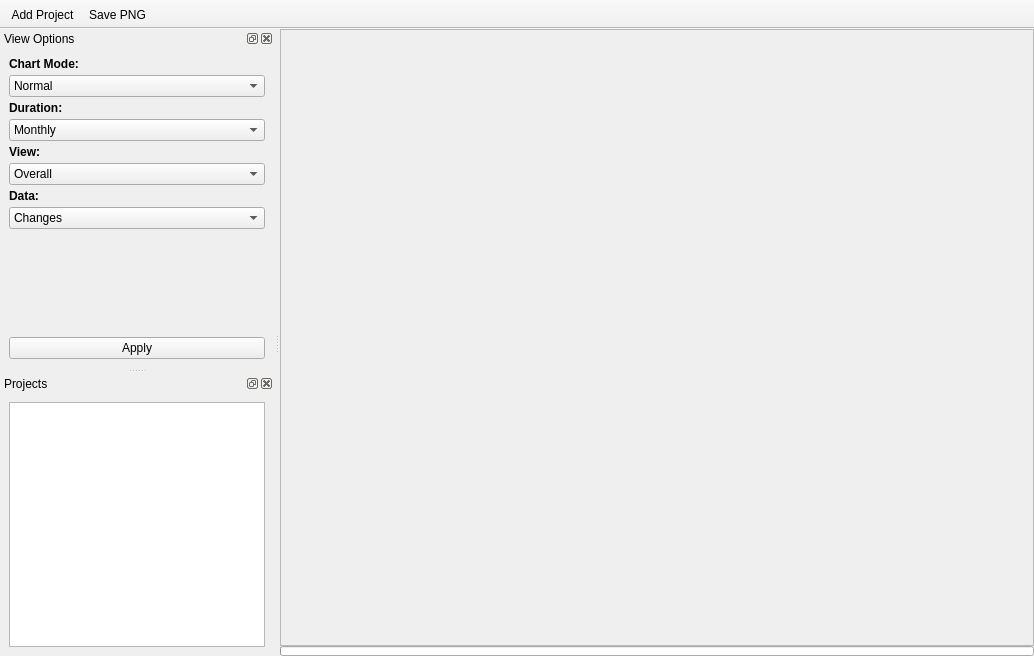
<?xml version="1.0" encoding="UTF-8"?>
<ui version="4.0">
 <class>MainWindow</class>
 <widget class="QMainWindow" name="MainWindow">
  <property name="geometry">
   <rect>
    <x>0</x>
    <y>0</y>
    <width>1034</width>
    <height>656</height>
   </rect>
  </property>
  <property name="windowTitle">
   <string>Git char drawer</string>
  </property>
  <widget class="QWidget" name="centralwidget">
   <layout class="QVBoxLayout" name="verticalLayout_2">
    <property name="spacing">
     <number>0</number>
    </property>
    <property name="leftMargin">
     <number>0</number>
    </property>
    <property name="topMargin">
     <number>0</number>
    </property>
    <property name="rightMargin">
     <number>0</number>
    </property>
    <property name="bottomMargin">
     <number>0</number>
    </property>
    <item>
     <widget class="QScrollArea" name="scrollArea">
      <property name="widgetResizable">
       <bool>true</bool>
      </property>
      <widget class="QWidget" name="scrollAreaWidgetContents">
       <property name="geometry">
        <rect>
         <x>0</x>
         <y>0</y>
         <width>745</width>
         <height>566</height>
        </rect>
       </property>
       <layout class="QVBoxLayout" name="verticalLayout_4">
        <property name="leftMargin">
         <number>0</number>
        </property>
        <property name="topMargin">
         <number>0</number>
        </property>
        <property name="rightMargin">
         <number>0</number>
        </property>
        <property name="bottomMargin">
         <number>0</number>
        </property>
        <item>
         <widget class="CommitChartWidget" name="chart" native="true"/>
        </item>
       </layout>
      </widget>
     </widget>
    </item>
    <item>
     <widget class="QWidget" name="widget_2" native="true">
      <property name="minimumSize">
       <size>
        <width>0</width>
        <height>10</height>
       </size>
      </property>
      <property name="maximumSize">
       <size>
        <width>16777215</width>
        <height>10</height>
       </size>
      </property>
      <layout class="QVBoxLayout" name="verticalLayout">
       <property name="leftMargin">
        <number>0</number>
       </property>
       <property name="topMargin">
        <number>0</number>
       </property>
       <property name="rightMargin">
        <number>0</number>
       </property>
       <property name="bottomMargin">
        <number>0</number>
       </property>
       <item>
        <widget class="QProgressBar" name="progressBar">
         <property name="value">
          <number>0</number>
         </property>
         <property name="textVisible">
          <bool>false</bool>
         </property>
        </widget>
       </item>
      </layout>
     </widget>
    </item>
   </layout>
  </widget>
  <widget class="QMenuBar" name="menubar">
   <property name="geometry">
    <rect>
     <x>0</x>
     <y>0</y>
     <width>1034</width>
     <height>28</height>
    </rect>
   </property>
  </widget>
  <widget class="QToolBar" name="toolBar">
   <property name="windowTitle">
    <string>toolBar</string>
   </property>
   <property name="movable">
    <bool>false</bool>
   </property>
   <property name="allowedAreas">
    <set>Qt::TopToolBarArea</set>
   </property>
   <property name="toolButtonStyle">
    <enum>Qt::ToolButtonTextBesideIcon</enum>
   </property>
   <attribute name="toolBarArea">
    <enum>TopToolBarArea</enum>
   </attribute>
   <attribute name="toolBarBreak">
    <bool>false</bool>
   </attribute>
   <addaction name="actionAddProject"/>
   <addaction name="actionSave"/>
  </widget>
  <widget class="QDockWidget" name="viewOptionsDock">
   <property name="minimumSize">
    <size>
     <width>200</width>
     <height>177</height>
    </size>
   </property>
   <property name="windowTitle">
    <string>View Options</string>
   </property>
   <attribute name="dockWidgetArea">
    <number>1</number>
   </attribute>
   <widget class="QWidget" name="dockWidgetContents">
    <layout class="QVBoxLayout" name="verticalLayout_3">
     <property name="spacing">
      <number>4</number>
     </property>
     <item>
      <widget class="QScrollArea" name="scrollArea_2">
       <property name="frameShape">
        <enum>QFrame::NoFrame</enum>
       </property>
       <property name="frameShadow">
        <enum>QFrame::Plain</enum>
       </property>
       <property name="widgetResizable">
        <bool>true</bool>
       </property>
       <widget class="QWidget" name="scrollAreaWidgetContents_2">
        <property name="geometry">
         <rect>
          <x>0</x>
          <y>0</y>
          <width>256</width>
          <height>268</height>
         </rect>
        </property>
        <layout class="QVBoxLayout" name="verticalLayout_6">
         <property name="spacing">
          <number>4</number>
         </property>
         <property name="leftMargin">
          <number>0</number>
         </property>
         <property name="topMargin">
          <number>0</number>
         </property>
         <property name="rightMargin">
          <number>0</number>
         </property>
         <property name="bottomMargin">
          <number>0</number>
         </property>
         <item>
          <widget class="QLabel" name="label_6">
           <property name="font">
            <font>
             <weight>75</weight>
             <bold>true</bold>
            </font>
           </property>
           <property name="text">
            <string>Chart Mode:</string>
           </property>
          </widget>
         </item>
         <item>
          <widget class="QComboBox" name="chartMode">
           <item>
            <property name="text">
             <string>Normal</string>
            </property>
           </item>
           <item>
            <property name="text">
             <string>Curve</string>
            </property>
           </item>
          </widget>
         </item>
         <item>
          <widget class="QLabel" name="label_3">
           <property name="font">
            <font>
             <weight>75</weight>
             <bold>true</bold>
            </font>
           </property>
           <property name="text">
            <string>Duration:</string>
           </property>
          </widget>
         </item>
         <item>
          <widget class="QComboBox" name="duration">
           <property name="currentIndex">
            <number>2</number>
           </property>
           <item>
            <property name="text">
             <string>Daily</string>
            </property>
           </item>
           <item>
            <property name="text">
             <string>Weekly</string>
            </property>
           </item>
           <item>
            <property name="text">
             <string>Monthly</string>
            </property>
           </item>
           <item>
            <property name="text">
             <string>Yearly</string>
            </property>
           </item>
          </widget>
         </item>
         <item>
          <widget class="QLabel" name="label_4">
           <property name="font">
            <font>
             <weight>75</weight>
             <bold>true</bold>
            </font>
           </property>
           <property name="text">
            <string>View:</string>
           </property>
          </widget>
         </item>
         <item>
          <widget class="QComboBox" name="view">
           <item>
            <property name="text">
             <string>Overall</string>
            </property>
           </item>
           <item>
            <property name="text">
             <string>Commiter</string>
            </property>
           </item>
          </widget>
         </item>
         <item>
          <widget class="QLabel" name="label_5">
           <property name="font">
            <font>
             <weight>75</weight>
             <bold>true</bold>
            </font>
           </property>
           <property name="text">
            <string>Data:</string>
           </property>
          </widget>
         </item>
         <item>
          <widget class="QComboBox" name="data">
           <item>
            <property name="text">
             <string>Changes</string>
            </property>
           </item>
           <item>
            <property name="text">
             <string>Files</string>
            </property>
           </item>
          </widget>
         </item>
         <item>
          <spacer name="verticalSpacer">
           <property name="orientation">
            <enum>Qt::Vertical</enum>
           </property>
           <property name="sizeHint" stdset="0">
            <size>
             <width>20</width>
             <height>40</height>
            </size>
           </property>
          </spacer>
         </item>
        </layout>
       </widget>
      </widget>
     </item>
     <item>
      <widget class="QPushButton" name="applyBtn">
       <property name="text">
        <string>Apply</string>
       </property>
      </widget>
     </item>
    </layout>
   </widget>
  </widget>
  <widget class="QDockWidget" name="projectsDock">
   <property name="windowTitle">
    <string>Projects</string>
   </property>
   <attribute name="dockWidgetArea">
    <number>1</number>
   </attribute>
   <widget class="QWidget" name="dockWidgetContents_2">
    <layout class="QVBoxLayout" name="verticalLayout_5">
     <item>
      <widget class="QListWidget" name="listWidget"/>
     </item>
    </layout>
   </widget>
  </widget>
  <action name="actionLoad">
   <property name="icon">
    <iconset resource="resource.qrc">
     <normaloff>:/icons/document-import.png</normaloff>:/icons/document-import.png</iconset>
   </property>
   <property name="text">
    <string>Load</string>
   </property>
  </action>
  <action name="actionSave">
   <property name="icon">
    <iconset resource="resource.qrc">
     <normaloff>:/icons/document-export.png</normaloff>:/icons/document-export.png</iconset>
   </property>
   <property name="text">
    <string>Save PNG</string>
   </property>
  </action>
  <action name="actionAddProject">
   <property name="icon">
    <iconset resource="resource.qrc">
     <normaloff>:/icons/add.png</normaloff>:/icons/add.png</iconset>
   </property>
   <property name="text">
    <string>Add Project</string>
   </property>
  </action>
 </widget>
 <customwidgets>
  <customwidget>
   <class>CommitChartWidget</class>
   <extends>QWidget</extends>
   <header>commitchartwidget.h</header>
   <container>1</container>
  </customwidget>
 </customwidgets>
 <resources>
  <include location="resource.qrc"/>
 </resources>
 <connections/>
</ui>
